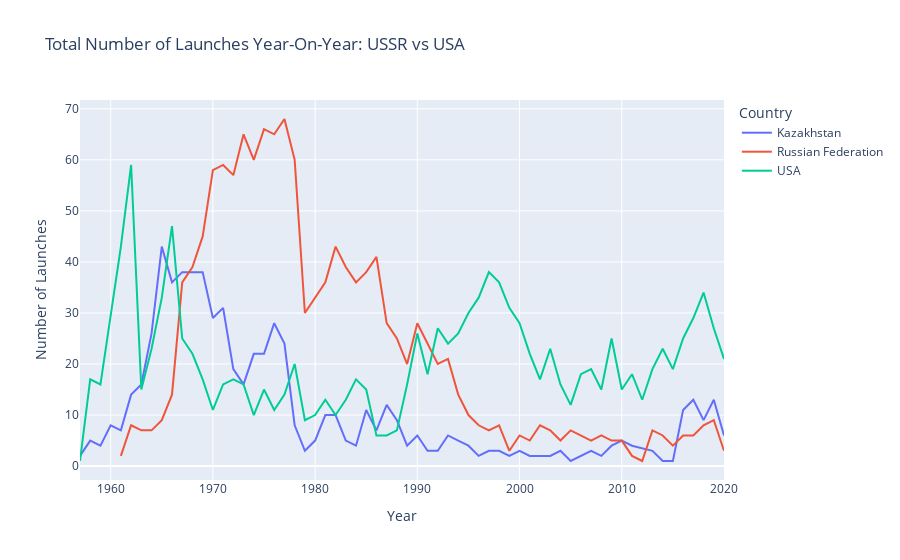

The cell this chart's notebook holds for it:
### Markdown cell above
## Create a Chart that Shows the Total Number of Launches Year-On-Year by the Two Superpowers

### Code cell
superpowers_launches = df_clean[df_clean['Country'].isin(['Russian Federation', 'USA', 'Kazakhstan'])]

# Extract the year from the 'Date' column
superpowers_launches['Year'] = superpowers_launches['Date'].dt.year

# Group by 'Country' and 'Year' and count the number of launches
launch_count_by_superpower = superpowers_launches.groupby(['Country', 'Year']).size().reset_index(name='Number of Launches')

# Create a line chart
fig = px.line(launch_count_by_superpower, x='Year', y='Number of Launches', color='Country',
              title='Total Number of Launches Year-On-Year: USSR vs USA',
              labels={'Number of Launches': 'Number of Launches', 'Year': 'Year'})

# Show the plot
fig.show()

### Figure 1 — Plotly figure (JSON) as saved in the notebook; plotly's stock layout.template omitted (floating-point values rounded to 4 significant figures)
{"data": [{"hovertemplate": "Country=Kazakhstan<br>Year=%{x}<br>Number of Launches=%{y}<extra></extra>", "legendgroup": "Kazakhstan", "line": {"color": "#636efa", "dash": "solid"}, "marker": {"symbol": "circle"}, "mode": "lines", "name": "Kazakhstan", "orientation": "v", "showlegend": true, "type": "scatter", "x": [1957, 1958, 1959, 1960, 1961, 1962, 1963, 1964, 1965, 1966, 1967, 1968, 1969, 1970, 1971, 1972, 1973, 1974, 1975, 1976, 1977, 1978, 1979, 1980, 1981, 1982, 1983, 1984, 1985, 1986, 1987, 1988, 1989, 1990, 1991, 1992, 1993, 1994, 1995, 1996, 1997, 1998, 1999, 2000, 2001, 2003, 2004, 2005, 2006, 2007, 2008, 2009, 2010, 2011, 2013, 2014, 2015, 2016, 2017, 2018, 2019, 2020], "xaxis": "x", "y": [2, 5, 4, 8, 7, 14, 16, 26, 43, 36, 38, 38, 38, 29, 31, 19, 16, 22, 22, 28, 24, 8, 3, 5, 10, 10, 5, 4, 11, 7, 12, 9, 4, 6, 3, 3, 6, 5, 4, 2, 3, 3, 2, 3, 2, 2, 3, 1, 2, 3, 2, 4, 5, 4, 3, 1, 1, 11, 13, 9, 13, 6], "yaxis": "y"}, {"hovertemplate": "Country=Russian Federation<br>Year=%{x}<br>Number of Launches=%{y}<extra></extra>", "legendgroup": "Russian Federation", "line": {"color": "#EF553B", "dash": "solid"}, "marker": {"symbol": "circle"}, "mode": "lines", "name": "Russian Federation", "orientation": "v", "showlegend": true, "type": "scatter", "x": [1961, 1962, 1963, 1964, 1965, 1966, 1967, 1968, 1969, 1970, 1971, 1972, 1973, 1974, 1975, 1976, 1977, 1978, 1979, 1980, 1981, 1982, 1983, 1984, 1985, 1986, 1987, 1988, 1989, 1990, 1991, 1992, 1993, 1994, 1995, 1996, 1997, 1998, 1999, 2000, 2001, 2002, 2003, 2004, 2005, 2006, 2007, 2008, 2009, 2010, 2011, 2012, 2013, 2014, 2015, 2016, 2017, 2018, 2019, 2020], "xaxis": "x", "y": [2, 8, 7, 7, 9, 14, 36, 39, 45, 58, 59, 57, 65, 60, 66, 65, 68, 60, 30, 33, 36, 43, 39, 36, 38, 41, 28, 25, 20, 28, 24, 20, 21, 14, 10, 8, 7, 8, 3, 6, 5, 8, 7, 5, 7, 6, 5, 6, 5, 5, 2, 1, 7, 6, 4, 6, 6, 8, 9, 3], "yaxis": "y"}, {"hovertemplate": "Country=USA<br>Year=%{x}<br>Number of Launches=%{y}<extra></extra>", "legendgroup": "USA", "line": {"color": "#00cc96", "dash": "solid"}, "marker": {"symbol": "circle"}, "mode": "lines", "name": "USA", "orientation": "v", "showlegend": true, "type": "scatter", "x": [1957, 1958, 1959, 1960, 1961, 1962, 1963, 1964, 1965, 1966, 1967, 1968, 1969, 1970, 1971, 1972, 1973, 1974, 1975, 1976, 1977, 1978, 1979, 1980, 1981, 1982, 1983, 1984, 1985, 1986, 1987, 1988, 1989, 1990, 1991, 1992, 1993, 1994, 1995, 1996, 1997, 1998, 1999, 2000, 2001, 2002, 2003, 2004, 2005, 2006, 2007, 2008, 2009, 2010, 2011, 2012, 2013, 2014, 2015, 2016, 2017, 2018, 2019, 2020], "xaxis": "x", "y": [1, 17, 16, 30, 43, 59, 15, 23, 33, 47, 25, 22, 17, 11, 16, 17, 16, 10, 15, 11, 14, 20, 9, 10, 13, 10, 13, 17, 15, 6, 6, 7, 16, 26, 18, 27, 24, 26, 30, 33, 38, 36, 31, 28, 22, 17, 23, 16, 12, 18, 19, 15, 25, 15, 18, 13, 19, 23, 19, 25, 29, 34, 27, 21], "yaxis": "y"}], "layout": {"legend": {"title": {"text": "Country"}, "tracegroupgap": 0}, "title": {"text": "Total Number of Launches Year-On-Year: USSR vs USA"}, "xaxis": {"anchor": "y", "domain": [0, 1], "title": {"text": "Year"}}, "yaxis": {"anchor": "x", "domain": [0, 1], "title": {"text": "Number of Launches"}}}}
